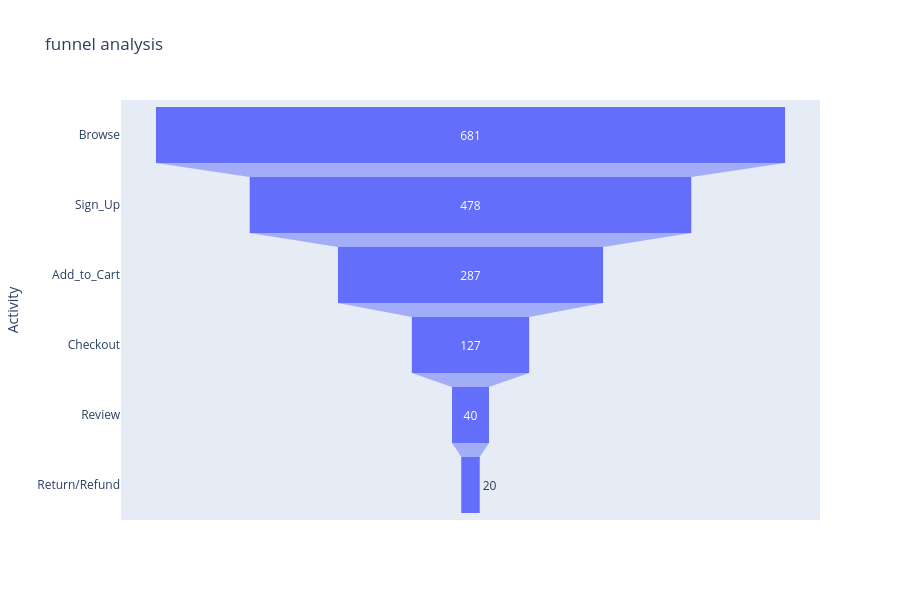

Write notebook code for a chart like this one.
### Code cell
fig = px.funnel(data_frame=funnel,y ='Activity',x='count',
                title='funnel analysis', height=600,hover_data='Prev_conversion')
fig.show()

### Figure 1 — Plotly figure (JSON) as saved in the notebook; plotly's stock layout.template omitted (floating-point values rounded to 4 significant figures)
{"data": [{"customdata": [["0.0%"], ["70.19%"], ["60.04%"], ["44.25%"], ["31.5%"], ["15.75%"]], "hovertemplate": "count=%{x}<br>Activity=%{y}<br>Prev_conversion=%{customdata[0]}<extra></extra>", "legendgroup": "", "marker": {"color": "#636efa"}, "name": "", "orientation": "h", "showlegend": false, "type": "funnel", "x": [681, 478, 287, 127, 40, 20], "xaxis": "x", "y": ["Browse", "Sign_Up", "Add_to_Cart", "Checkout", "Review", "Return/Refund"], "yaxis": "y"}], "layout": {"height": 600, "legend": {"tracegroupgap": 0}, "title": {"text": "funnel analysis"}, "xaxis": {"anchor": "y", "domain": [0, 1], "title": {"text": "count"}}, "yaxis": {"anchor": "x", "domain": [0, 1], "title": {"text": "Activity"}}}}
